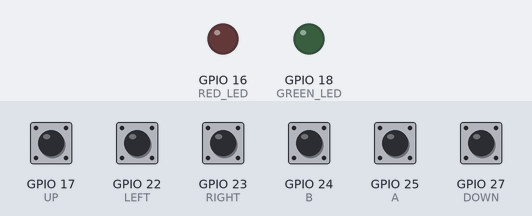
Bench run of a program on a simulated Raspberry Pi (BCM pin numbers). Shown: output pins drawn as LEDs (lit = HIGH). The test bench sets the inputs (shaded band); at power-on: GPIO 17 (UP), GPIO 22 (LEFT), GPIO 23 (RIGHT), GPIO 24 (B), GPIO 25 (A), GPIO 27 (DOWN) HIGH. What the program prints to the terminal is not drawn.

Above: at 1.2 s.
1.3 s: GPIO 17 (UP) pulled LOW for 0.15 s
At 2.0 s:
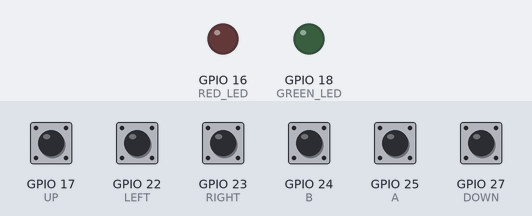
2.9 s: GPIO 22 (LEFT) pulled LOW for 0.15 s
At 3.3 s:
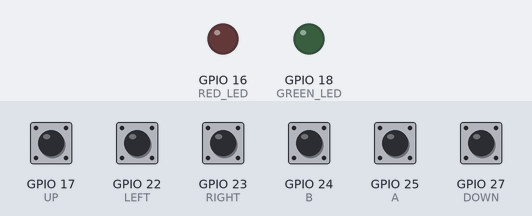
4.5 s: GPIO 23 (RIGHT) pulled LOW for 0.15 s
At 5.5 s:
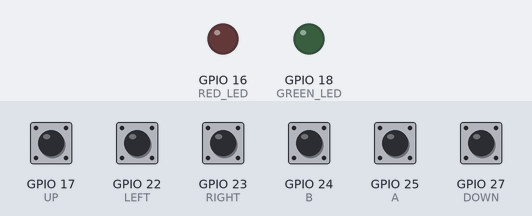
6.1 s: GPIO 27 (DOWN) pulled LOW for 0.15 s
At 6.8 s:
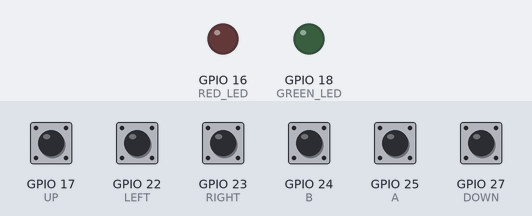
Timing chart, 0 to 8.7 s (numbered marks = the images above; inputs shaded):
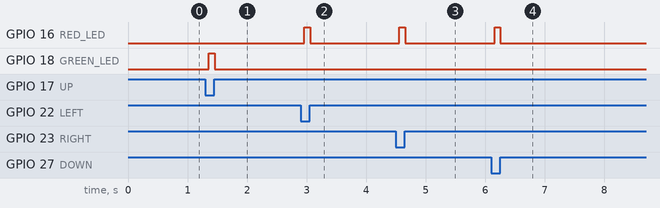

The program:

Konami-internal-pull-up-rpigpio.py
```python
#!/usr/bin/env python3
"""
Konami code on Raspberry Pi 4: seven pushbuttons - U/D/L/R, A, B, and RESET (clears progress).
Green LED: blink = press continues the Konami sequence; red LED: blink = wrong press.
RESET clears the sequence (use after a mistake without waiting for a sliding-window match).
Requires: RPi.GPIO, and for fullscreen message: python3-tk (usually preinstalled on Desktop Pi OS).
Run on the Pi desktop session if you want the monitor message; over SSH without display, it falls back to console.
"""

import os
import sys
import time

import RPi.GPIO as GPIO

GPIO.setmode(GPIO.BCM)

# INPUT PINS: buttons - wired to GND when pressed, internal pull-up
pins = {
    "UP": 17,
    "DOWN": 27,
    "LEFT": 22,
    "RIGHT": 23,
    "B": 24,
    "A": 25,
    # Dedicated reset button - not part of Konami; clears progress
    "RESET": 5,
}

# OUTPUT PINS: each LED via resistor to GND; HIGH = on
GREEN_LED = 18
RED_LED = 16  # change if this BCM pin is already used on your breadboard

for pin in pins.values():
    GPIO.setup(pin, GPIO.IN, pull_up_down=GPIO.PUD_UP)

for led in (GREEN_LED, RED_LED):
    GPIO.setup(led, GPIO.OUT)
    GPIO.output(led, GPIO.LOW)


def leds_off():
    GPIO.output(GREEN_LED, GPIO.LOW)
    GPIO.output(RED_LED, GPIO.LOW)


KONAMI = ["UP", "UP", "DOWN", "DOWN", "LEFT", "RIGHT", "LEFT", "RIGHT", "B", "A"]

# Ignore electrical bounce (seconds)
DEBOUNCE_S = 0.05


def read_pressed_button():
    """Return name of button currently held low, or None."""
    for name, pin in pins.items():
        if GPIO.input(pin) == GPIO.LOW:
            return name
    return None


def wait_for_release():
    """Block until no input pin is pressed (stable idle)."""
    time.sleep(DEBOUNCE_S)
    while read_pressed_button() is not None:
        time.sleep(0.01)


def wait_for_press():
    """Block until a new press is detected, then debounce and return one logical press."""
    while True:
        pressed = read_pressed_button()
        if pressed is not None:
            time.sleep(DEBOUNCE_S)
            # Still pressed after debounce?
            if read_pressed_button() == pressed:
                return pressed
        time.sleep(0.01)


def blink_reset_ack() -> None:
    """Short double green flash: sequence was cleared."""
    leds_off()
    for _ in range(2):
        GPIO.output(GREEN_LED, GPIO.HIGH)
        time.sleep(0.06)
        leds_off()
        time.sleep(0.05)


def blink_feedback(correct: bool, duration: float = 0.1) -> None:
    """Flash green if this press keeps a valid Konami prefix; otherwise flash red."""
    leds_off()
    if correct:
        GPIO.output(GREEN_LED, GPIO.HIGH)
    else:
        GPIO.output(RED_LED, GPIO.HIGH)
    time.sleep(duration)
    leds_off()


def show_hire_me_fullscreen():
    """Show message on attached monitor if Tk + display available."""
    try:
        import tkinter as tk
    except ImportError:
        print("HIRE ME! (install python3-tk for on-screen text)")
        return

    has_display = "DISPLAY" in os.environ or "WAYLAND_DISPLAY" in os.environ
    if not (sys.platform == "linux" and has_display):
        print("HIRE ME! (no GUI display; connect a monitor or set DISPLAY)")
        return

    root = tk.Tk()
    root.attributes("-fullscreen", True)
    root.configure(bg="black")
    root.bind("<Escape>", lambda e: root.destroy())
    root.bind("<Button-1>", lambda e: root.destroy())

    label = tk.Label(
        root,
        text="Hire Me!",
        fg="#00ff66",
        bg="black",
        font=("Sans", 72, "bold"),
    )
    label.pack(expand=True)

    # Close after 30 s if untouched
    root.after(30_000, root.destroy)
    root.mainloop()


def main():
    input_sequence = []

    print(
        "Konami: ↑↑↓↓←→←→BA - one press per direction/button; "
        "RESET button clears the sequence. One logical press per tap (debounced)."
    )
    try:
        while True:
            # Wait for idle, then next single press (one entry per physical tap)
            wait_for_release()
            press = wait_for_press()

            print("Pressed:", press)

            if press == "RESET":
                input_sequence = []
                print("Reset - sequence cleared.")
                blink_reset_ack()
                wait_for_release()
                continue

            input_sequence.append(press)
            input_sequence = input_sequence[-len(KONAMI) :]

            # Sliding window: green if the last N inputs match the first N of Konami
            n = len(input_sequence)
            correct_prefix = input_sequence == KONAMI[:n]
            blink_feedback(correct_prefix, duration=0.1)

            if input_sequence == KONAMI:
                print("KONAMI - HIRE ME!")
                leds_off()
                GPIO.output(GREEN_LED, GPIO.HIGH)
                show_hire_me_fullscreen()
                break

            # Small pause so release is clean before next wait_for_release
            wait_for_release()

    except KeyboardInterrupt:
        print("\nExiting.")
    finally:
        GPIO.cleanup()


if __name__ == "__main__":
    main()
```

Measured:
- after the input at 1.3 s, GPIO 18 (GREEN_LED): LOW → HIGH after 0.06 s, → LOW 0.10 s later
- after the input at 2.9 s, GPIO 16 (RED_LED): LOW → HIGH after 0.06 s, → LOW 0.10 s later
- after the input at 4.5 s, GPIO 16 (RED_LED): LOW → HIGH after 0.05 s, → LOW 0.10 s later
- after the input at 6.1 s, GPIO 16 (RED_LED): LOW → HIGH after 0.06 s, → LOW 0.10 s later
